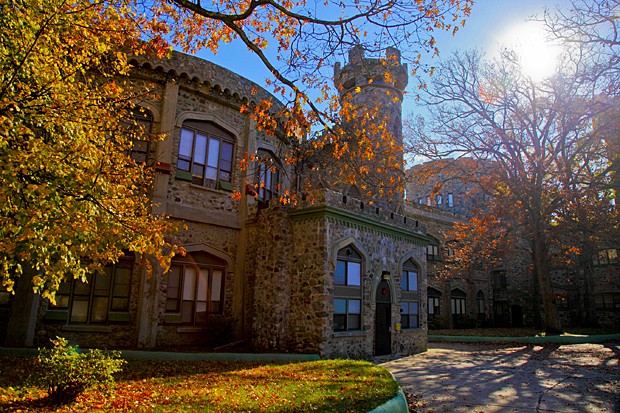
#> input picture homework4/brandeis.jpg, 620 x 413 px
$ python SLICS.py   (older library calls are emulated)
#> lines starting #> are read from the running program, lines starting #| are printed output that depends on the picture; after the words box and inside, x2 and y2 are one past the last pixel; in counts of white or black regions, pixels touching at a corner belong together
import numpy as np
from scipy.linalg import norm
from skimage import io, color
from skimage.segmentation import slic
from math import prod, sqrt


class Superpixel():
    def __init__(self, k):
        """
        :param k: the number of superpixels
        """
        self.k = k

    def segmentation(self, image):
        """

        :param image: is an RGB image as an ndarray
        :return: the image segmented according to the SLICS algorithm
        """
        image = color.rgb2lab(image)
        image = self.assign_image_coordinates(image)
        grid_spacing, margin, dimensions = self.initialize_grid(image)
        centroids = self.initialize_centroids(image, margin, dimensions, grid_spacing)

        def D(a, b):
            """
            This is the distance measure for the clustering
            a and b are pixel vectors of shape N X 5, where N is the number of pixels in the vector
            :return:
            """
            color_dist = norm(a[..., :3] - b[..., :3], axis=-1)
            spat_dist = norm(a[..., 3:] - b[..., 3:], axis=-1)
            m = 20
            return np.sqrt(color_dist ** 2 + (spat_dist / grid_spacing) ** 2 * m ** 2)

        labels = np.full(dimensions[:2], -1)
        old_distances = np.full(dimensions[:2], np.inf)

        for _ in range(10):
            # assignment
            for k, centroid in enumerate(centroids):
                idx = self.clip_index(centroid[3:], grid_spacing, dimensions[:2])
                new_distances = D(centroid[np.newaxis, np.newaxis], image[idx])
                mask = new_distances < old_distances[idx]
                old_distances[idx][mask] = new_distances[mask]
                labels[idx][mask] = k
            # update
            for idx, _ in enumerate(centroids):
                mask = labels == idx
                centroids[idx] = np.mean(image[mask], axis=0)

        superpixel_image = np.zeros(dimensions[:2] + (3,))
        for k, centroid in enumerate(centroids):
            mask = labels == k
            superpixel_image[mask] = centroid[np.newaxis, np.newaxis, :3]
        superpixel_image = color.lab2rgb(superpixel_image)
        return (superpixel_image * 255).astype(np.uint8)

    def initialize_grid(self, image):
        """
        :param image: H X W X 5 array
        :return: the information relevant to the initial position of the centroids.
        """
        pixel_num = prod(image.shape[:-1])
        grid_spacing = int(sqrt(pixel_num / self.k))
        margin = int(grid_spacing / 2)
        dimensions = image.shape
        return grid_spacing, margin, dimensions

    def initialize_centroids(self, image, margin, dimensions, grid_spacing):
        """
        :param image: H X W X 5 ndarray representing an image
        :param margin: the distance from the edges of the image where no centroid can be initialized
        :param dimensions: the dimensions of the image
        :param grid_spacing: the distance between the centroids to be initialized
        :return: N X 5 ndarray representing the centroids
        """
        return image[margin:dimensions[0]:grid_spacing, margin:dimensions[1]:grid_spacing].reshape(-1, 5)

    def clip_index(self, coords, grid_spacing, dimensions):
        """
        the search space is supposed to be 2S x 2S around a centroid, which may go out of bounds of the image.
        So i clip the search space representing by an index to the image array to the bounds of the image.
        :param coords: the coordinates of the centroid
        :param grid_spacing: the radius of the search space
        :param dimensions: the dimensions of the image
        :return: the index of the search space clipped to the boundaries of the image
        """
        clipped = (np.clip((coord - grid_spacing, coord + grid_spacing), 0, dim).astype(int) for coord, dim in
                   zip(coords, dimensions))
        return tuple(slice(*idx) for idx in clipped)

    def assign_image_coordinates(self, image):
        """
        :param image: ndarray H x W X 3
        :return: ndarray H x W X 5, where the last two dimensions are coordinates for the pixels. The coordinates
        of the pixels are necessary to do the distance computations.

        """
        dimensions = image.shape[:2]
        coords = np.transpose(np.mgrid[:dimensions[0], :dimensions[1]], (1, 2, 0))
        return np.concatenate((image, coords), axis=-1)


if __name__ == "__main__":
    model = Superpixel(100)
    img = io.imread("brandeis.jpg")
#> img is the input picture: shape (413, 620, 3); mean R, G, B 93, 81.3, 66.9
    my_superpixel_image = model.segmentation(img)
#> in segmentation, `image = color.rgb2lab(image)`: image: shape (413, 620, 3) float64; mean of channels 0, 1, 2 35.1, 5.7, 9.6
#> in segmentation, `grid_spacing, margin, dimensions = self.initialize_grid(image)`: grid_spacing = 50; margin = 25; dimensions = (413, 620, 5)
#> in segmentation, `centroids = self.initialize_centroids(image, margin, dimensions, grid_..`: centroids = 96 rows, first 6: [25.84, 3.76, 34.76, 25, 25], [56.71, 19.59, 63.16, 25, 75], [36.84, 5.63, 40.11, 25, 125], [58.38, 11.17, -35.25, 25, 175], [54.18, 34.12, 59.97, 25, 225], [69.14, 1.07, -42.28, 25, 275]
#> in segmentation, `labels = np.full(dimensions[:2], -1)`: labels: shape (413, 620) int64; every value is -1
#> in segmentation, `old_distances = np.full(dimensions[:2], np.inf)`: old_distances: shape (413, 620) float64; every value is NaN or infinite
#> the loop in segmentation, `for _ in range(10):` made 10 passes
#> pass 1, in D (call 2), `color_dist = norm(a[..., :3] - b[..., :3], axis=-1)`:
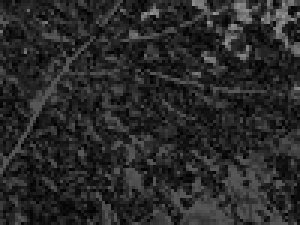
#> color_dist: shape (75, 100) float64 (shown 3 times larger); min 0, max 150.6, mean 41.3
#> pass 1, in D (call 2), `spat_dist = norm(a[..., 3:] - b[..., 3:], axis=-1)`:
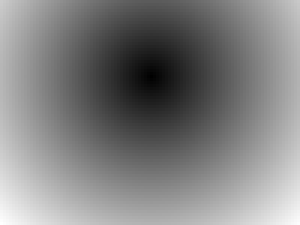
#> spat_dist: shape (75, 100) float64 (shown 3 times larger); min 0, max 70.01, mean 35.3; drawn with min black and max white
#> after the loop in segmentation, `for _ in range(10):`:
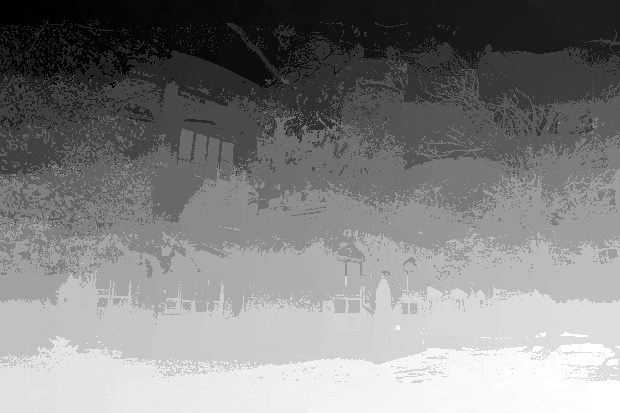
#> labels: shape (413, 620) int64; min 0, max 95, mean 48.8; drawn with min black and max white
#> after the loop in segmentation, `for _ in range(10):`:
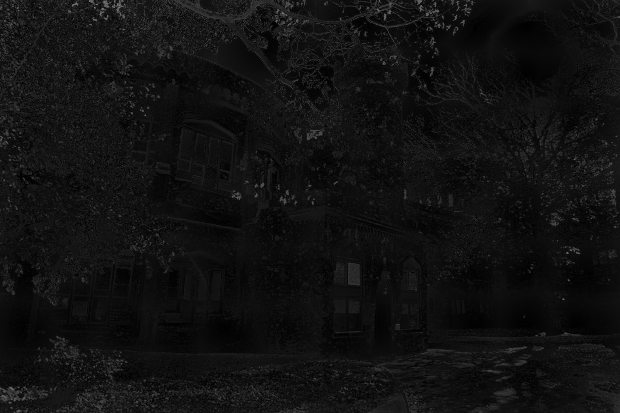
#> old_distances: shape (413, 620) float64; min 0, max 122.5, mean 17.6
#> after the loop in segmentation, `for _ in range(10):`: centroids = 96 rows, first 6: [28.23, 6.18, 32.12, 27.06, 30.07], [61.77, 14.88, 65.66, 38.29, 69.64], [41.16, 20.97, 35.64, 31.33, 124.6], [59.49, 10.56, -42.74, 24.66, 179.1], [38.42, 21.68, 34.07, 22.08, 216.7], [65.51, 3.27, -43.1, 42.29, 267.5]
#> in segmentation, `superpixel_image = np.zeros(dimensions[:2] + (3,))`: superpixel_image: shape (413, 620, 3) float64; every value is 0
#> the loop in segmentation, `for k, centroid in enumerate(centroids):` made 96 passes
#> centroid on passes 1 to 12: [28.23, 6.18, 32.12, 27.06, 30.07], [61.77, 14.88, 65.66, 38.29, 69.64], [41.16, 20.97, 35.64, 31.33, 124.6], [59.49, 10.56, -42.74, 24.66, 179.1], [38.42, 21.68, 34.07, 22.08, 216.7], [65.51, 3.27, -43.1, 42.29, 267.5], [31.85, 22.66, -7.15, 28.13, 314.1], [69.04, -3.16, -37.07, 24.49, 359.1], [62.46, 7.24, -31.1, 26.61, 420.5], [76.26, -1.15, -15.56, 23.97, 478.9], [93.46, -0.634, -1.67, 33.37, 532.1], [73.6, 1.11, -15.94, 24.45, 586.4]
#> pass 1, in segmentation, `mask = labels == k`:
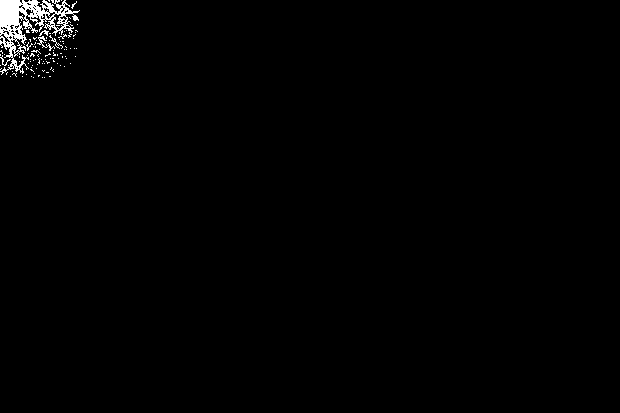
#> mask: shape (413, 620) bool; 0.95% white; 109 white regions (104 under 20 px), largest, box (x1, y1, x2, y2) and area: (0, 0, 80, 75) 1998, (37, 36, 55, 51) 64, (49, 35, 63, 49) 34, (0, 55, 11, 66) 28, (39, 30, 49, 36) 27
#> after the loop in segmentation, `for k, centroid in enumerate(centroids):`:
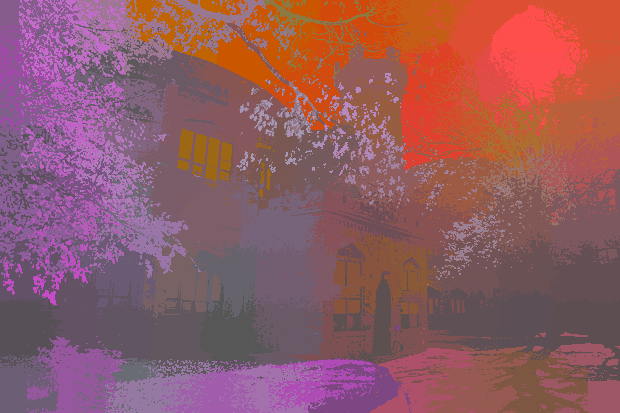
#> superpixel_image: shape (413, 620, 3) float64; mean of channels 0, 1, 2 35.1, 5.7, 9.6; drawn with min black and max white
    io.imsave("my superpixel image.png", my_superpixel_image)
    ski_superpixel_image = slic(img, enforce_connectivity=False, multichannel=True, start_label=1).astype(np.uint8)
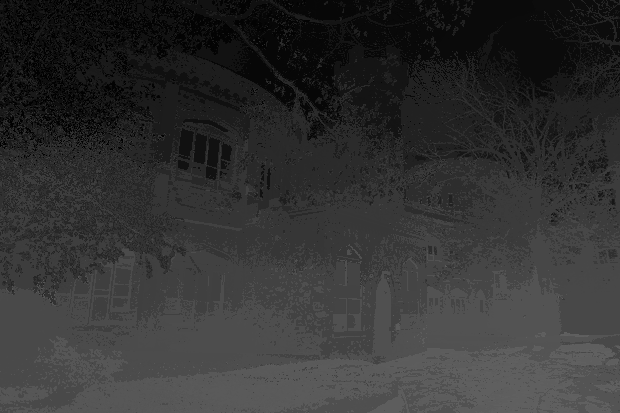
#> ski_superpixel_image: shape (413, 620); min 1, max 96, mean 49.8
    io.imsave("skimage superpixel image.png", ski_superpixel_image)

$ run again, with homework4/IMG_0709.JPG copied over homework4/brandeis.jpg
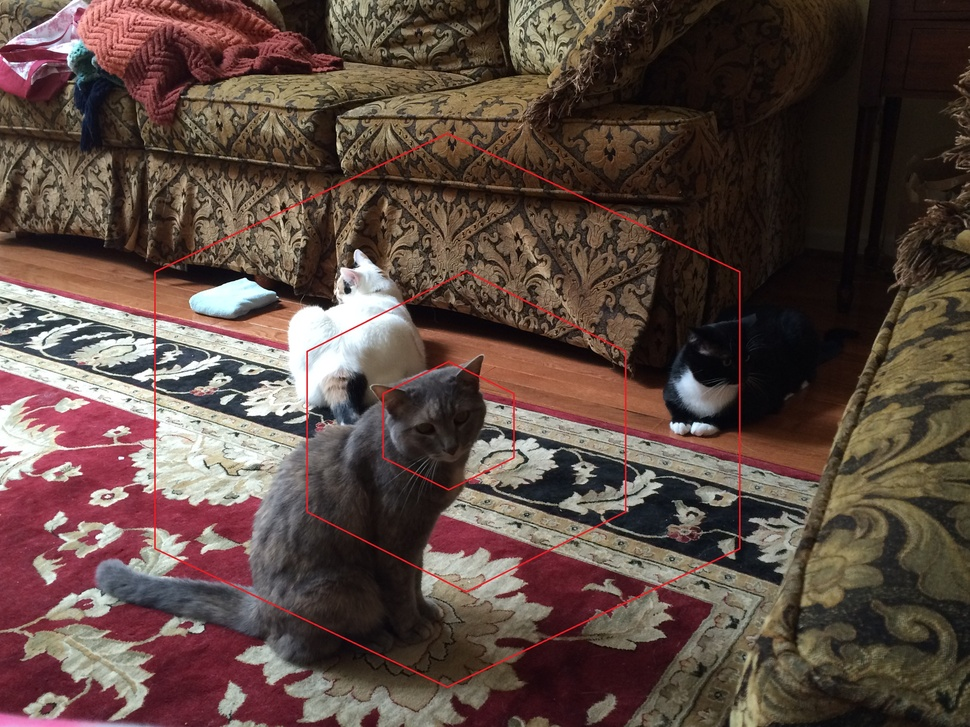
#> input picture homework4/IMG_0709.JPG, 970 x 727 px, shrunk from 3264 x 2448 before the run
#> img is the input picture: shape (727, 970, 3); mean R, G, B 92, 72.9, 65.6
#> image: shape (727, 970, 3) float64; mean of channels 0, 1, 2 31.8, 7, 7.8
#> in segmentation, `grid_spacing, margin, dimensions = self.initialize_grid(image)`: grid_spacing = 83; margin = 41; dimensions = (727, 970, 5)
#> in segmentation, `centroids = self.initialize_centroids(image, margin, dimensions, grid_..`: centroids = 108 rows, first 6: [83.48, 9.4, -10.58, 41, 41], [62.16, 32.29, 16.87, 41, 124], [55.02, 28.18, 15.67, 41, 207], [44.93, 28.12, 11.78, 41, 290], [18.37, 0.389, 13.67, 41, 373], [7.4, 2.08, 7.02, 41, 456]
#> after the loop in segmentation, `for _ in range(10):`: centroids = 108 rows, first 6: [60.97, 6.26, 0.482, 31.09, 42.2], [60.28, 30.98, 13.49, 29.23, 108.9], [36.66, 26.14, 13.3, 47.35, 170.5], [24.65, 20.18, 11.16, 39.37, 253.2], [18.06, 2.78, 9.36, 46.59, 354.2], [14.96, 3.15, 9.76, 39.62, 469.7]
#> the loop in segmentation, `for k, centroid in enumerate(centroids):` made 108 passes
#> pass 1, in segmentation, `mask = labels == k`:
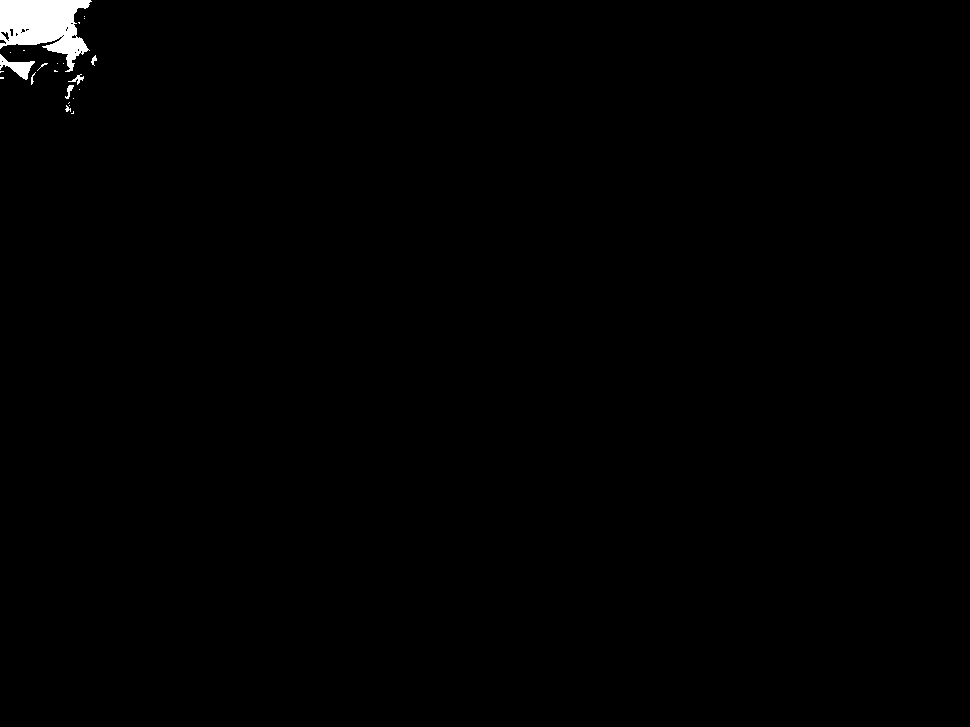
#> mask: shape (727, 970) bool; 0.64% white; 23 white regions (16 under 20 px), largest, box (x1, y1, x2, y2) and area: (0, 0, 92, 72) 3906, (0, 54, 35, 80) 356, (68, 74, 84, 85) 59
#> `ski_superpixel_image = slic(img, enforce_connectivity=False, multichan..`:
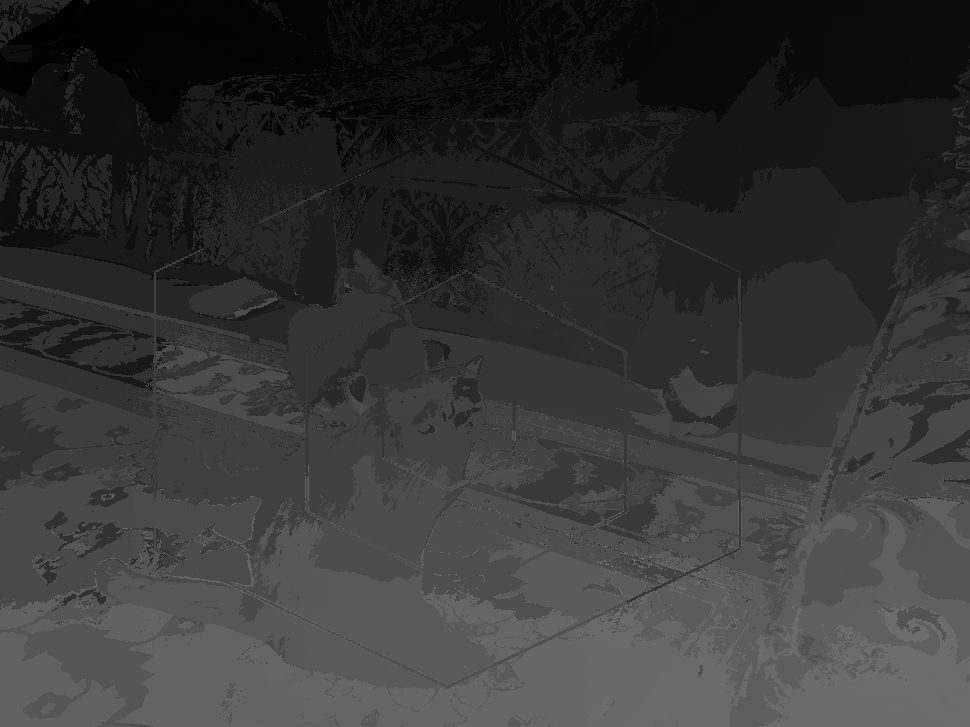
#> ski_superpixel_image: shape (727, 970); min 1, max 108, mean 52.9
